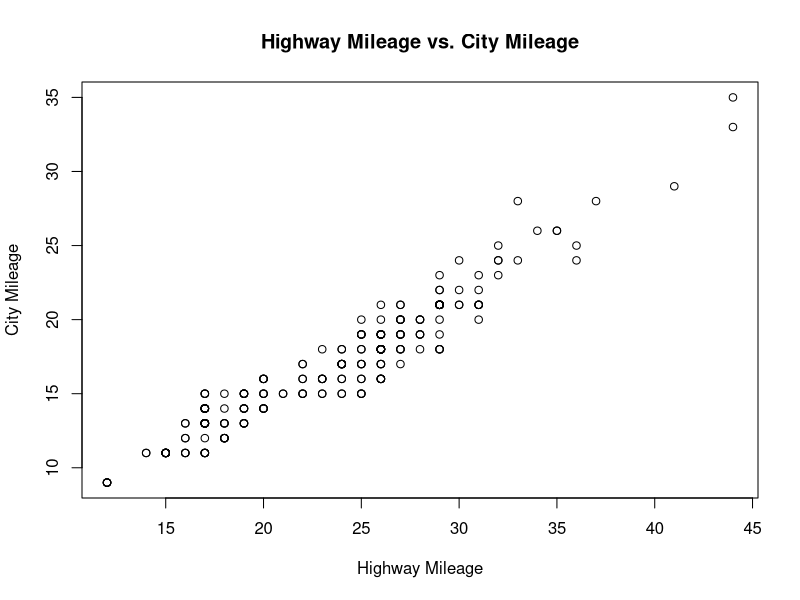
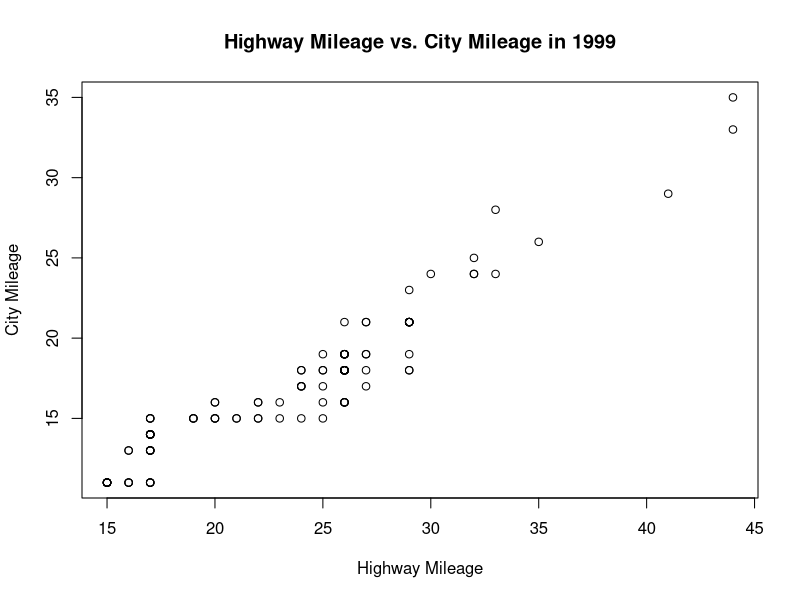
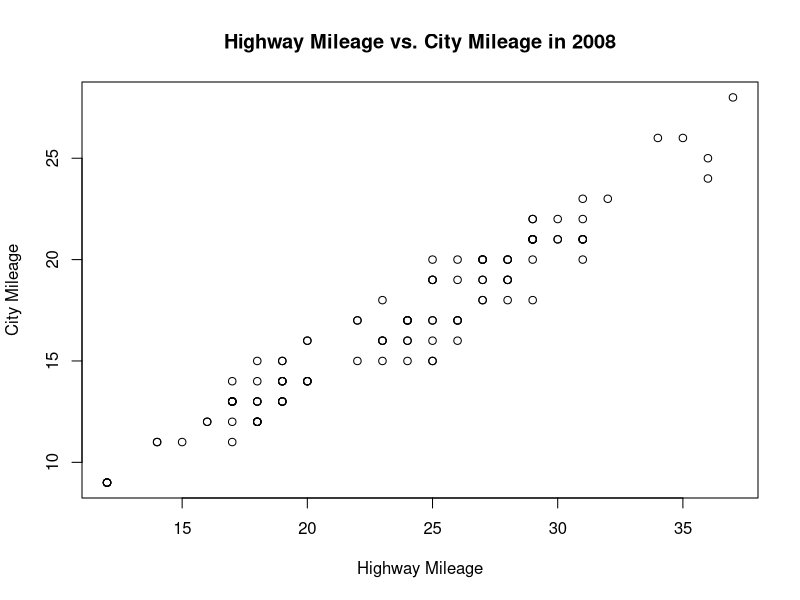
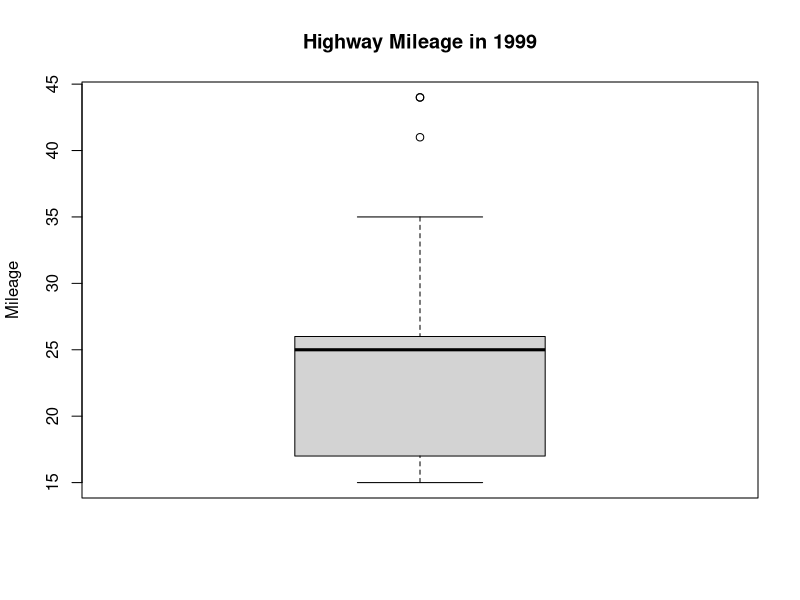
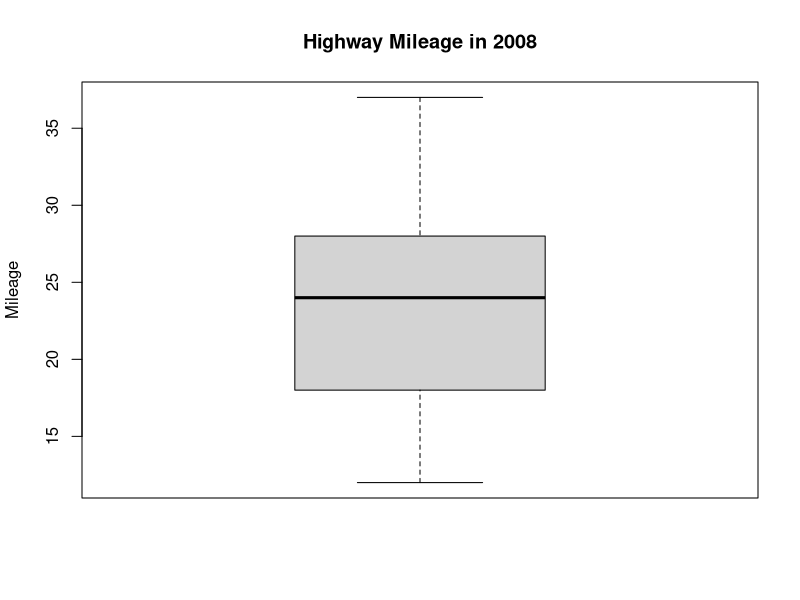
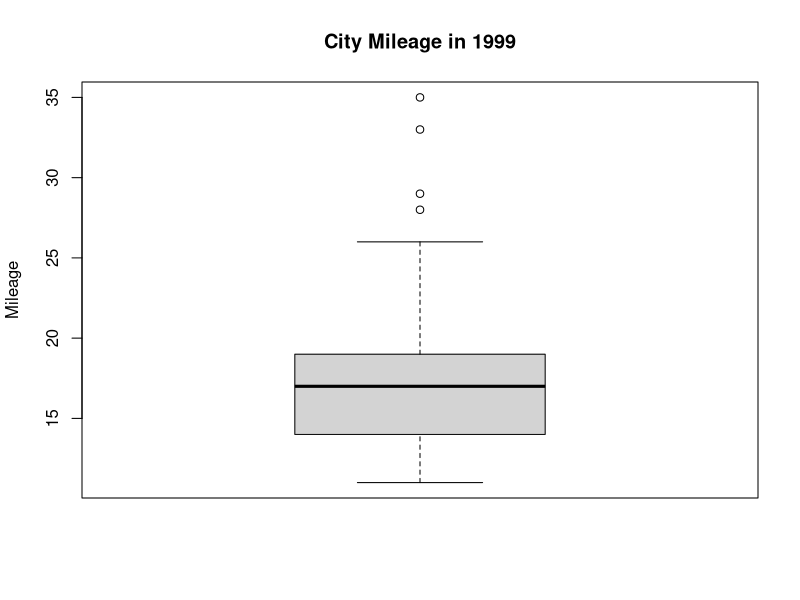
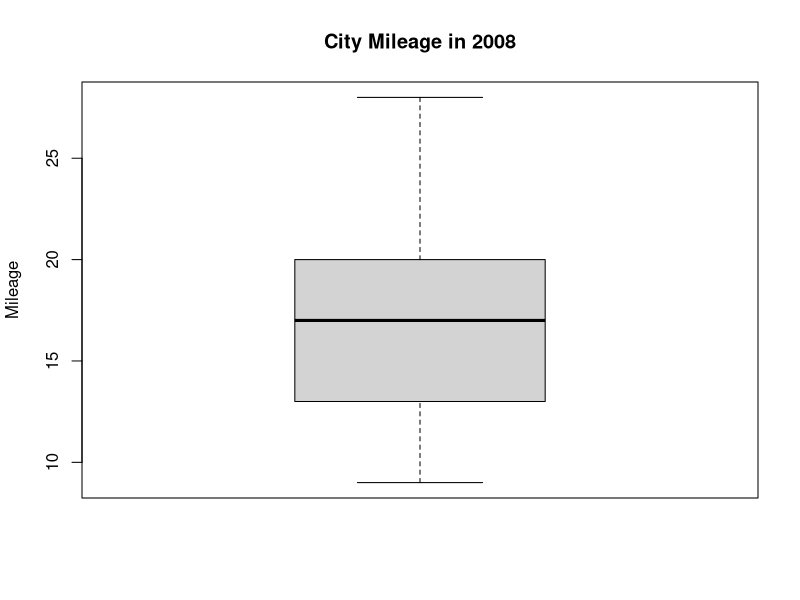

Source code (R) for these figures, in order:
## ---- chunk 1
knitr::opts_chunk$set(echo = TRUE)
## ---- chunk 2
farenheit <-c(24,5);
cel = (farenheit - 32) * (5/9);
print(cel)
## ---- chunk 3
vec200 <-c(1:200)
for(i in 1:200){
  if (i%%2!=0){
    vec200[i]=3;
  }
  else{vec200[i]=1;
  }
  }
print(vec200)

## ---- chunk 4
numPerfect <- 0;
for(i in 1:2001){
  for(j in 1:i){
    if(j*j == i){
      numPerfect <- numPerfect+1;
    }
  }
}
print(numPerfect)
## ---- chunk 5
ggplot2 = library(ggplot2);
ggplot2
mpg
## ---- chunk 6
mpg_new <- mpg[order(mpg$hwy, decreasing = TRUE),]  
top_3 <- head(mpg_new,3)
print(top_3)
## ---- chunk 7
compact <- mpg[,11];
numCompact <- sum(compact == compact);
print(numCompact)
## ---- chunk 8
plot(mpg$hwy,mpg$cty,main = "Highway Mileage vs. City Mileage", xlab= "Highway Mileage", ylab = "City Mileage")
## ---- chunk 9
year_1999 <- subset(mpg, year == 1999)
year_2008 <- subset(mpg, year == 2008)
print(year_1999)
print(year_2008)
plot(year_1999$hwy,year_1999$cty,main = "Highway Mileage vs. City Mileage in 1999", xlab= "Highway Mileage", ylab = "City Mileage")
plot(year_2008$hwy,year_2008$cty,main = "Highway Mileage vs. City Mileage in 2008", xlab= "Highway Mileage", ylab = "City Mileage")
boxplot(year_1999$hwy, main = "Highway Mileage in 1999",ylab = "Mileage")
boxplot(year_2008$hwy, main = "Highway Mileage in 2008",ylab = "Mileage")
boxplot(year_1999$cty, main = "City Mileage in 1999",ylab = "Mileage")
boxplot(year_2008$cty, main = "City Mileage in 2008",ylab = "Mileage")

hwy_1999 <- summary(year_1999$hwy)
hwy_2008 <- summary(year_2008$hwy)
print(hwy_1999)
print(hwy_2008)

cty_1999 <- summary(year_1999$cty)
cty_2008 <- summary(year_2008$cty)
print(cty_1999)
print(cty_2008)

